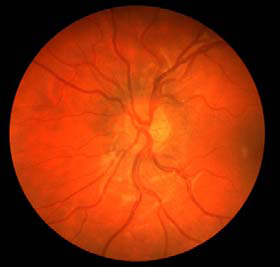
%> input picture retina1.png, 280 x 267 px
$ octave test2.m   (GNU Octave 9; MATLAB toolbox functions it lacks are replaced by stand-ins)
%> lines starting %> are read from the running program, lines starting %| are printed output that depends on the picture; in (x1, y1, x2, y2) boxes, pixels count from 0 and x2, y2 are one past the last pixel; in counts of white or black regions, pixels touching at a corner belong together; the program's own positions count from 1
retina1 = imread('retina1.png');
%> retina1 is the input picture: size 267x280x3 uint8; mean R, G, B 146.6, 47.7, 9.5
gr1 = rgb2gray(retina1);
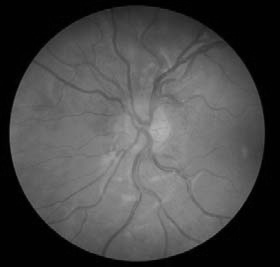
%> gr1: size 267x280 uint8; min 0, max 181, mean 72.9
level = multithresh(gr1, 12);
%> level = [12 35 55 68 79 89 99 108 116 125 135 150]
seg_I = imquantize(gr1,level);
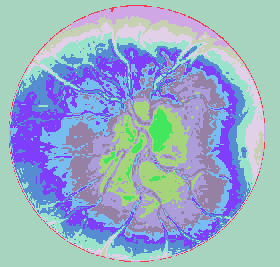
%> seg_I: size 267x280 double; 13 distinct labels, from 1 to 13; one colour per label, 0 black


g = imcomplement(gr1);
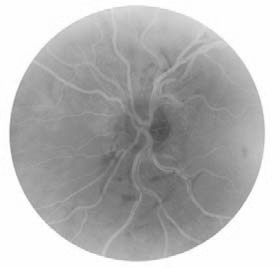
%> g: size 267x280 uint8; min 74, max 255, mean 182.1
g2 = imbinarize(g);
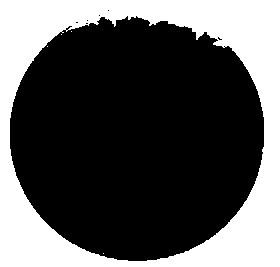
%> g2: size 267x280 logical; 34.2% white; 5 white regions (4 under 20 px), largest, box (x1, y1, x2, y2) and area: (0, 0, 280, 267) 25528
%> (the run ends here)

$ run again, with retina2.png copied over retina1.png
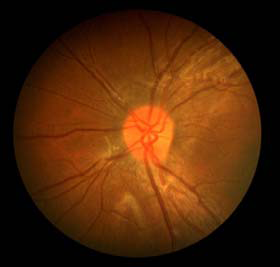
%> input picture retina2.png, 280 x 267 px
%> retina1 is the input picture: size 267x280x3 uint8; mean R, G, B 79.6, 39.4, 9.2
%> `gr1 = rgb2gray(retina1);`:
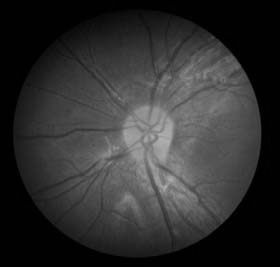
%> gr1: size 267x280 uint8; min 0, max 177, mean 48
%> level = [8 23 35 46 56 66 76 87 98 110 125 144]
%> seg_I: size 267x280 double; 13 distinct labels, from 1 to 13
%> `g2 = imbinarize(g);`:
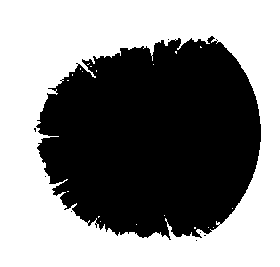
%> g2: size 267x280 logical; 53.1% white; 8 black regions (7 under 20 px), largest, box (x1, y1, x2, y2) and area: (36, 36, 261, 240) 35064
